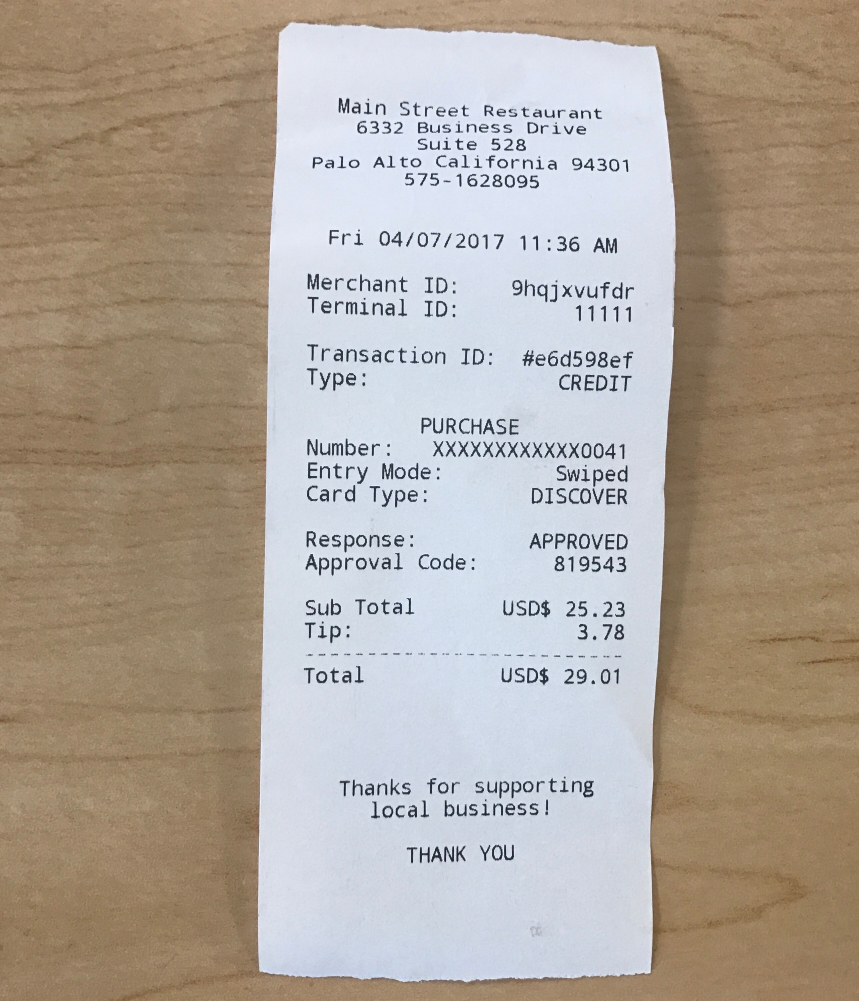
#> input picture ExpensEase/src/app/templates/receipts/clear.jpeg, 2577 x 3001 px (shown at 1/3 size)
$ python ocr.py
#> lines starting #> are read from the running program, lines starting #| are printed output that depends on the picture; after the words box and inside, x2 and y2 are one past the last pixel; in counts of white or black regions, pixels touching at a corner belong together
#> in extract_text, image is the input picture: PIL image 2577x3001 RGB; mean R, G, B 175.3, 165.2, 154.3
from PIL import Image
import pytesseract
import os

class OCRProcessor:
    def __init__(self, tesseract_path=None):
        """
        Initialize the OCR Processor.

        Args:
            tesseract_path (str, optional): Path to the Tesseract executable, if needed. (in case the executable is not in the PATH)
        """
        if tesseract_path:
            pytesseract.tesseract_cmd = tesseract_path

    def _preprocess_image(self, image_path, save_path=None) -> Image:
        """
        Preprocess the given image to enhance its quality for OCR.
        This method is intended for internal use within the class.

        Futher information: https://nanonets.com/blog/ocr-with-tesseract/
        """
        image = Image.open(image_path)

        # Convert to grayscale, "L" mode is for grayscale (8-bit pixels, black and white)
        grayscale_image = image.convert("L")
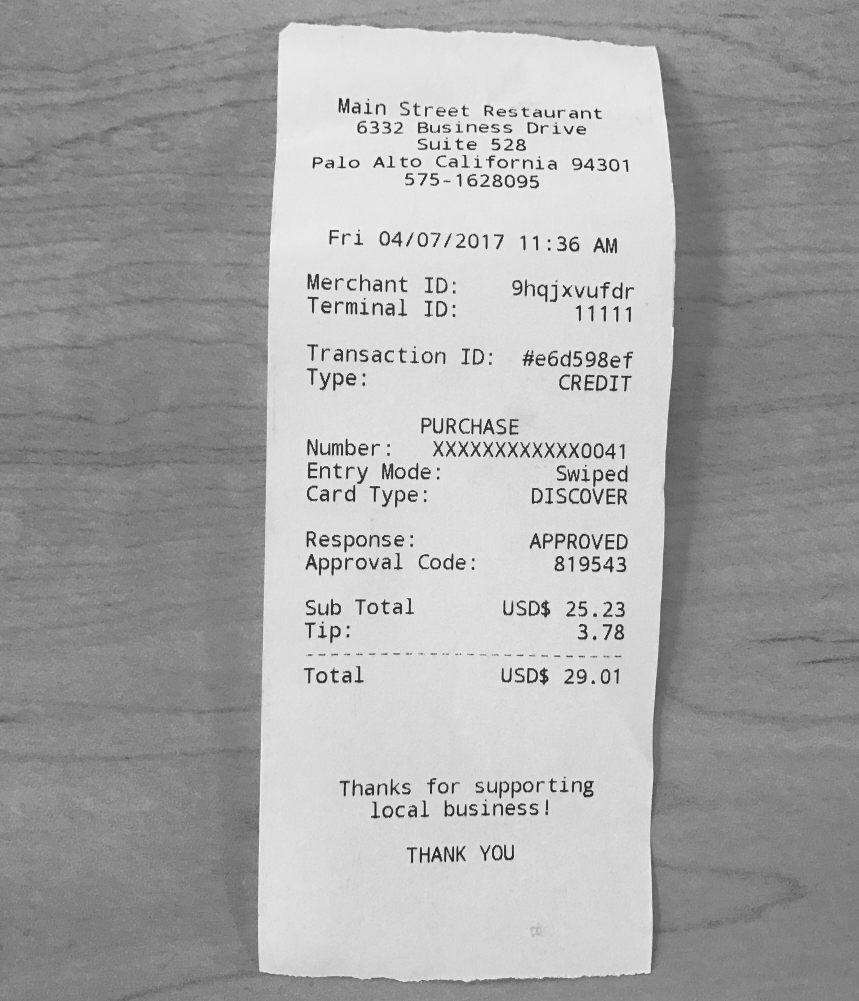
#> grayscale_image: PIL image 2577x3001 L (shown at 1/3 size); min 6, max 255, mean 167

        # Binarization, the process of converting an image to black and white pixels, reducing "noise" in the image
        threshold = 128
        binarized_image = grayscale_image.point(lambda p: 255 if p > threshold else 0) # 255 is white, 0 is black, "point" applies a function to each pixel in the image, hence, if a pixel is greater than the threshold, it is set to white, otherwise, it is set to black
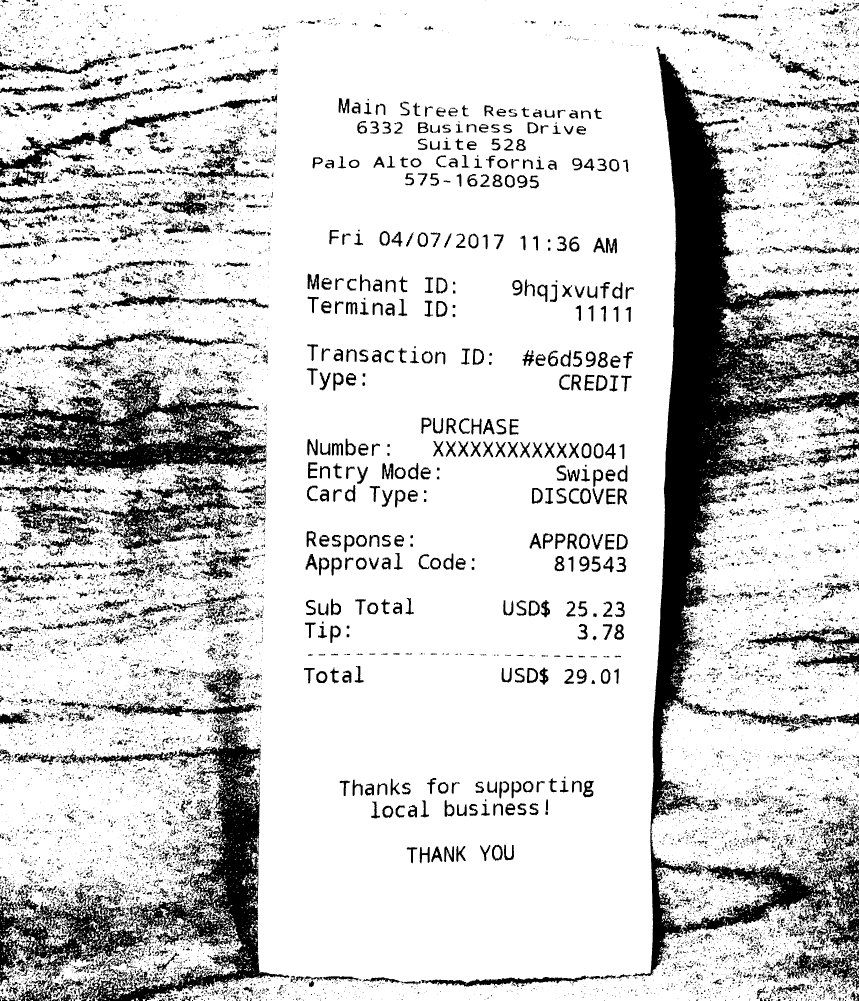
#> binarized_image: PIL image 2577x3001 L (shown at 1/3 size); 81.9% white; 21217 black regions (17765 under 20 px), largest, box (x1, y1, x2, y2) and area: (1897, 139, 2577, 2930) 384850, (0, 2000, 868, 3001) 189703, (0, 1103, 799, 1441) 115878

        # Resizing is important to improve text detection accuracy, as the OCR engine expects a consistent image size (if characters are too small, they'll probably be missed by the scanner)
        base_width = 1000
        w_percent = base_width / float(binarized_image.width) # get the percentage of the base width relative to the image width
#> w_percent = 0.388
        h_size = int(float(binarized_image.height) * float(w_percent)) # get the height size based on the percentage of the base width relative to the image width
#> h_size = 1164

        resized_image = binarized_image.resize((base_width, h_size), Image.BICUBIC) # "BICUBIC" ensures a smooth image when resizing an image, as opposed to "NEAREST" which is the default
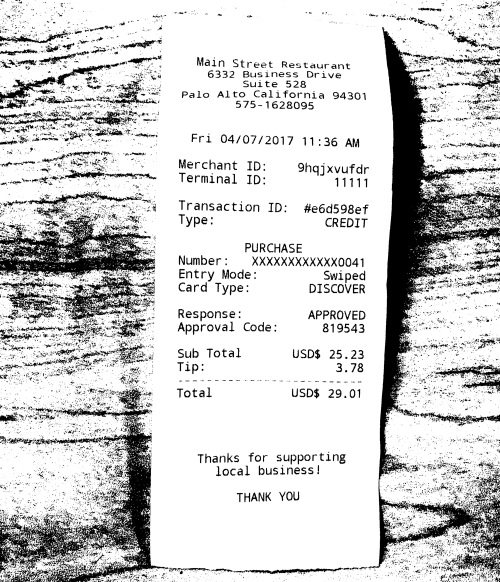
#> resized_image: PIL image 1000x1164 L (shown at 1/2 size); min 0, max 255, mean 208.7

        if save_path:
            resized_image.save(save_path)

        return resized_image


    def extract_text(self, image_path, preprocess=True) -> str:
        """
        Extract text from an image.

        Args:
            image_path (str): Path to the image to extract text from.
            preprocess (bool, optional): Whether to preprocess the image before extracting text (takes longer). Defaults to True.

        Returns:
            str: The extracted text.
        """

        # Open the image
        image = Image.open(image_path)

        # Preprocess the image if needed
        if preprocess:
            # Calculate the relative path to the templates directory
            image = self._preprocess_image(image_path)

        # Extract and return the text from the image
#> (the run stopped early here; a loop or call above may not have finished)
